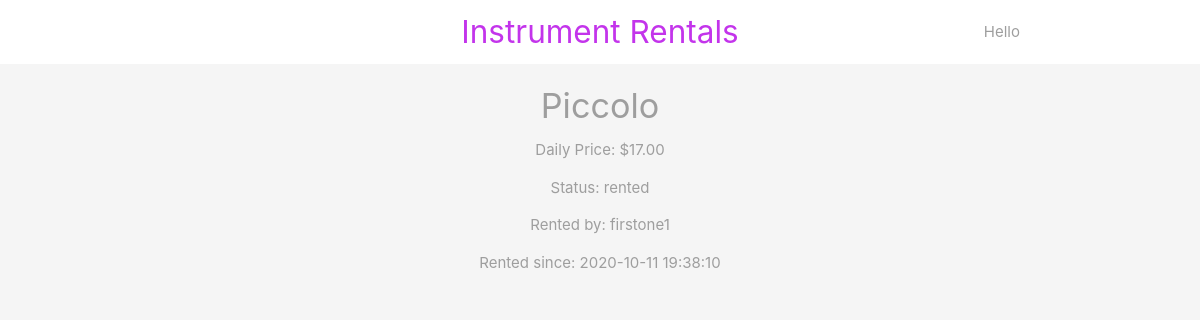
/inst_details.php?id=6, run on the app's committed database.
### tables this page shows
CREATE TABLE `instrument` (
  `inst_id` int(11) NOT NULL,
  `name` varchar(255) NOT NULL,
  `date_posted` datetime DEFAULT NULL,
  `price` decimal(10,2) NOT NULL,
  `status` enum('available','hidden','rented') NOT NULL DEFAULT 'hidden',
  `rent_time` datetime DEFAULT NULL,
  `owner_username` varchar(32) NOT NULL,
  `renter_username` varchar(32) DEFAULT NULL
);

### inst_details.php (the view, shortened to what this page needs)
<?php
	include('db_connection.php');
	if(isset($_GET['id'])) {
		$id = mysqli_real_escape_string($conn, $_GET['id']);
		$sql = "SELECT * FROM instrument WHERE inst_id = $id";
		$result = mysqli_query($conn, $sql);
		$instrument = mysqli_fetch_assoc($result);
	}
 ?>
 <!DOCTYPE html>
 <html>
 <?php include 'inst_header2.php'; ?>
<div class="container center grey-text">
	<?php if($instrument): ?>
		<h4><?php echo htmlspecialchars($instrument['name']); ?></h4>
		<p>Daily Price: $<?php echo htmlspecialchars($instrument['price']); ?></p>
		<p>Status: <?php echo htmlspecialchars($instrument['status']); ?></p>
		<?php if (!empty($instrument['renter_username'])) { ?>
			<p>Rented by: <?php echo htmlspecialchars($instrument['renter_username']); ?></p>
			<p>Rented since: <?php echo date($instrument['rent_time']); ?></p>
		<?php } ?>
		<?php else: ?>
			<h5>No such instrument exists!</h5>
		<?php endif; ?>
</div>
 </html>

### data on the page
instrument: name "Piccolo", price "17.00", status "rented", renter_username "firstone1", rent_time "2020-10-11 19:38:10"
